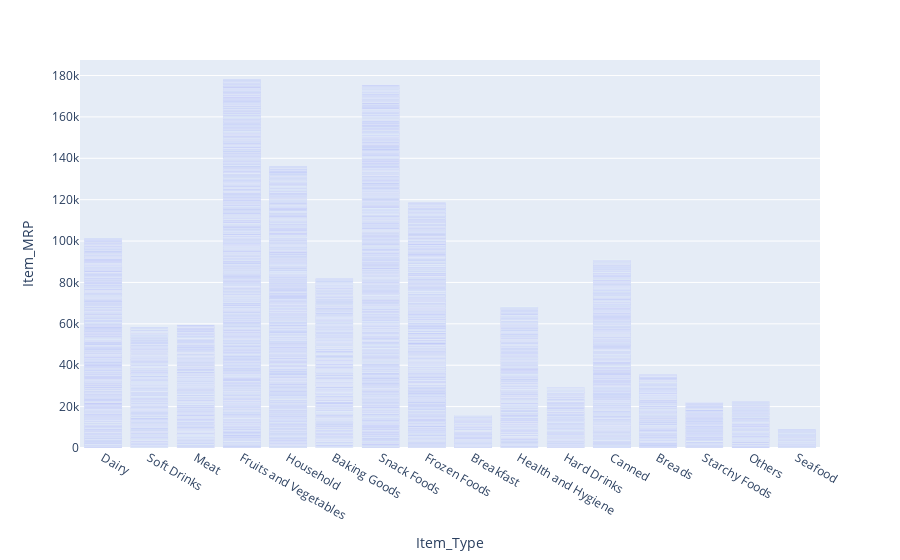

Source (notebook cell):
### Code cell
plt.figure(figsize=(12,10))
px.bar(x = df['Item_Type'], y = df['Item_MRP'],data_frame = df)

### Figure 1 — Plotly figure (JSON) as saved in the notebook; plotly's stock layout.template omitted (floating-point values rounded to 4 significant figures; data arrays with more than 128 entries replaced by an {"elided": "..."} marker saying what was removed)
{"data": [{"alignmentgroup": "True", "hovertemplate": "Item_Type=%{x}<br>Item_MRP=%{y}<extra></extra>", "legendgroup": "", "marker": {"color": "#636efa", "pattern": {"shape": ""}}, "name": "", "offsetgroup": "", "orientation": "v", "showlegend": false, "textposition": "auto", "type": "bar", "x": {"elided": "8523 str values"}, "xaxis": "x", "y": {"elided": "8523 float values"}, "yaxis": "y"}], "layout": {"barmode": "relative", "legend": {"tracegroupgap": 0}, "margin": {"t": 60}, "xaxis": {"anchor": "y", "domain": [0, 1], "title": {"text": "Item_Type"}}, "yaxis": {"anchor": "x", "domain": [0, 1], "title": {"text": "Item_MRP"}}}}
